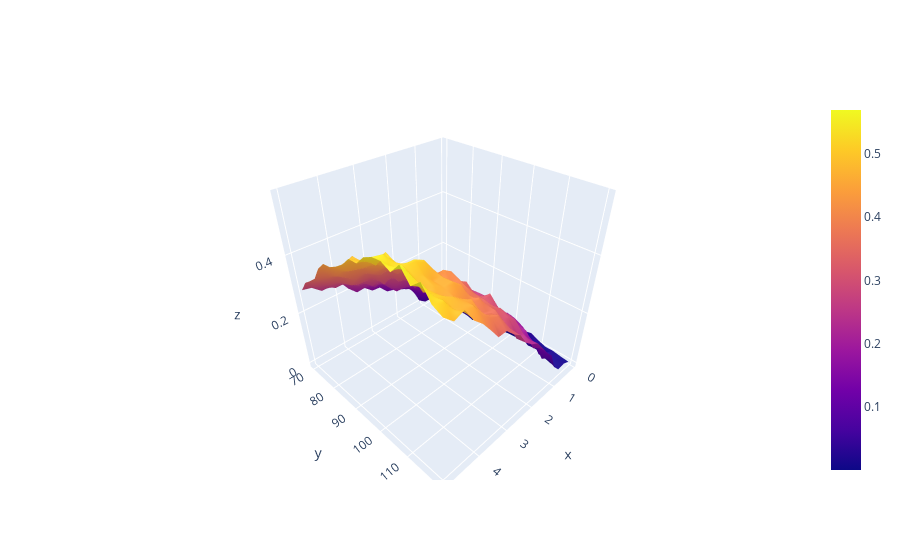

This figure's notebook cell:
### Code cell
import plotly.graph_objects as go
import plotly.express as px

"""x= np.linspace(0.1, 1.1, 0.1)
y= np.linspace(85, 120, 5)"""
fig = go.Figure(data=[go.Surface(z=test2_euler.values, x=test2_euler.columns, y=test2_euler.index)])
fig.show()

### Figure 1 — Plotly figure (JSON) as saved in the notebook; plotly's stock layout.template omitted (floating-point values rounded to 4 significant figures; data arrays with more than 128 entries replaced by an {"elided": "..."} marker saying what was removed)
{"data": [{"type": "surface", "x": [0.1, 0.3579, 0.6158, 0.8737, 1.132, 1.389, 1.647, 1.905, 2.163, 2.421, 2.679, 2.937, 3.195, 3.453, 3.711, 3.968, 4.226, 4.484, 4.742, 5], "y": [70, 72.63, 75.26, 77.89, 80.53, 83.16, 85.79, 88.42, 91.05, 93.68, 96.32, 98.95, 101.6, 104.2, 106.8, 109.5, 112.1, 114.7, 117.4, 120], "z": {"elided": "20x20 float values"}}], "layout": {}}
